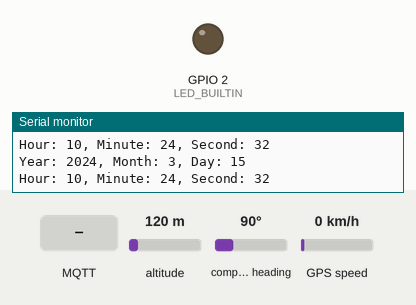
This program was run on a simulated ESP32. On the bench: output pins drawn as LEDs (lit = HIGH), the last lines printed to the serial monitor. The test bench sets the inputs (shaded band); at power-on: altitude 120 m, compass heading 90°, GPS speed 0 km/h. WiFi joins after 1.5 s; servers stay silent unless stated; the GPS gets a fix after 3 s at 37.7749, -122.4194 with 8 satellites; no MQTT or app messages arrive unless stated.

Above: at 2.7 s.
2.8 s: MQTT message "on" arrives on the first subscribed topic
At 3.7 s:
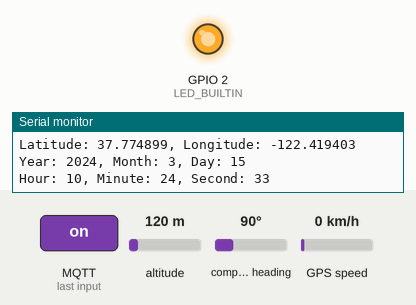
5.8 s: MQTT message "off" arrives on the first subscribed topic
At 7.2 s:
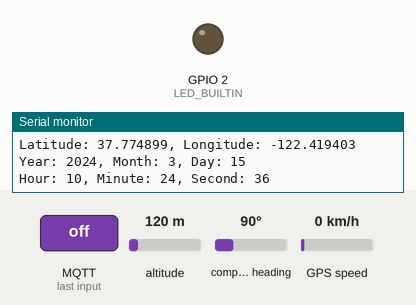
Timing chart, 0 to 8.8 s (numbered marks = the images above; inputs shaded):
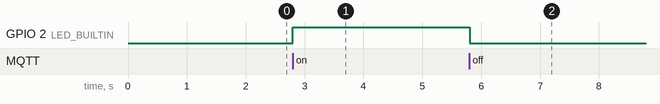

Measured:
- after the input at 2.8 s, GPIO 2 (LED_BUILTIN): LOW → HIGH at once
- after the input at 5.8 s, GPIO 2 (LED_BUILTIN): HIGH → LOW at once

The program:

main.cpp
```cpp
#include <Arduino.h>
#include <WiFi.h>
#include <PubSubClient.h>
#include <TinyGPSPlus.h>

// Change the credentials below
const char *ssid = "SSID WIFI";
const char *password = "PASSWORD WIFI";
const char *mqtt_server = "192.168.1.102";
const char *mqtt_user = "user";
const char *mqtt_password = "admin";

// Object for declaring for GPS and MQTT
TinyGPSPlus gps;
WiFiClient espClient;
PubSubClient client(espClient);

// Timers auxiliar variables
long now = millis();
long lastMeasure = 0;

// GPS variables including time
float latitude = 0;
float longitude = 0;
int year, month, day, hour, minute, second;

// Buffer for serial formatting debug
char buffer[100];

// Function Prototypes
#include "Function.h"

void setup()
{
  // Set Baundrate for Serial/UART communication
  Serial.begin(115200);
  Serial2.begin(9600);
  // Setup ESP32 for MQTT
  pinMode(LED_BUILTIN, OUTPUT);
  setup_wifi();
  client.setServer(mqtt_server, 1883);
  client.setCallback(callback);
}

void loop() {
  // Reconnects to MQTT broker if connection is lost
  if (!client.connected())  reconnect();
  if (!client.loop())       client.connect("ESP8266Client");

  // Publishes GPS values
  while(Serial2.available() > 0) {
    gps.encode(Serial2.read());
    // GPS
    if (gps.location.isUpdated()){
      latitude = gps.location.lat();
      longitude = gps.location.lng();
      sprintf(buffer, "Latitude: %f, Longitude: %f", latitude, longitude);
      client.publish("gps/latitude", String(latitude).c_str());
      client.publish("gps/longitude", String(longitude).c_str());
      Serial.println(buffer);
    }
    // Date
    if (gps.date.isUpdated()){
      year = gps.date.year();
      month = gps.date.month();
      day = gps.date.day();
      sprintf(buffer, "Year: %d, Month: %d, Day: %d", year, month, day);
      client.publish("gps/date", String(buffer).c_str());
      Serial.println(buffer);
    }
    // Time
    if (gps.time.isUpdated()){
      hour = gps.time.hour();
      minute = gps.time.minute();
      second = gps.time.second();
      sprintf(buffer, "Hour: %d, Minute: %d, Second: %d", hour, minute, second);
      client.publish("gps/time", String(buffer).c_str());
      Serial.println(buffer);
    }
  }
} 
```

Function.h
```cpp
/* Setup WIFI Connection */
void setup_wifi() {
  delay(10);
  // We start by connecting to a WiFi network
  Serial.println();
  Serial.print("Connecting to ");
  Serial.println(ssid);
  WiFi.begin(ssid, password);
  while (WiFi.status() != WL_CONNECTED) {
    delay(500);
    Serial.print(".");
  }
  Serial.println("");
  Serial.print("WiFi connected - ESP IP address: ");
  Serial.println(WiFi.localIP());
}

// This functions is executed when some device publishes a message to a topic that your ESP8266 is subscribed to
void callback(String topic, byte* message, unsigned int length) {
  Serial.print("Message arrived on topic: ");
  Serial.print(topic);
  Serial.print(". Message: ");
  String messageTemp;

  for (int i = 0; i < length; i++) {
    Serial.print((char)message[i]);
    messageTemp += (char)message[i];
  }
  Serial.println();

  // Feel free to add more if statements to control more GPIOs with MQTT

  // If a message is received on the topic esp/led, you check if the message is either on or off. Turns the lamp GPIO according to the message
  if(topic=="esp/led"){
      Serial.print("Changing LED BUILD IN to ");
      if(messageTemp == "on"){
        digitalWrite(LED_BUILTIN, HIGH);
        Serial.print("On");
      }
      else if(messageTemp == "off"){
        digitalWrite(LED_BUILTIN, LOW);
        Serial.print("Off");
      }
  }
  Serial.println();
}

// This functions reconnects your ESP8266 to your MQTT broker
void reconnect() {
  // Loop until we're reconnected
  while (!client.connected()) {
    Serial.print("Attempting MQTT connection...");
    // Attempt to connect
    if (client.connect("ESP32_Office", mqtt_user, mqtt_password)) {
      Serial.println("connected");
      // Subscribe or resubscribe to a topic
      // You can subscribe to more topics (to control more LEDs in this example)
      client.subscribe("esp/led");
    } else {
      Serial.print("failed, rc=");
      Serial.print(client.state());
      Serial.println(" try again in 5 seconds");
      // Wait 5 seconds before retrying
      delay(5000);
    }
  }
}
```
